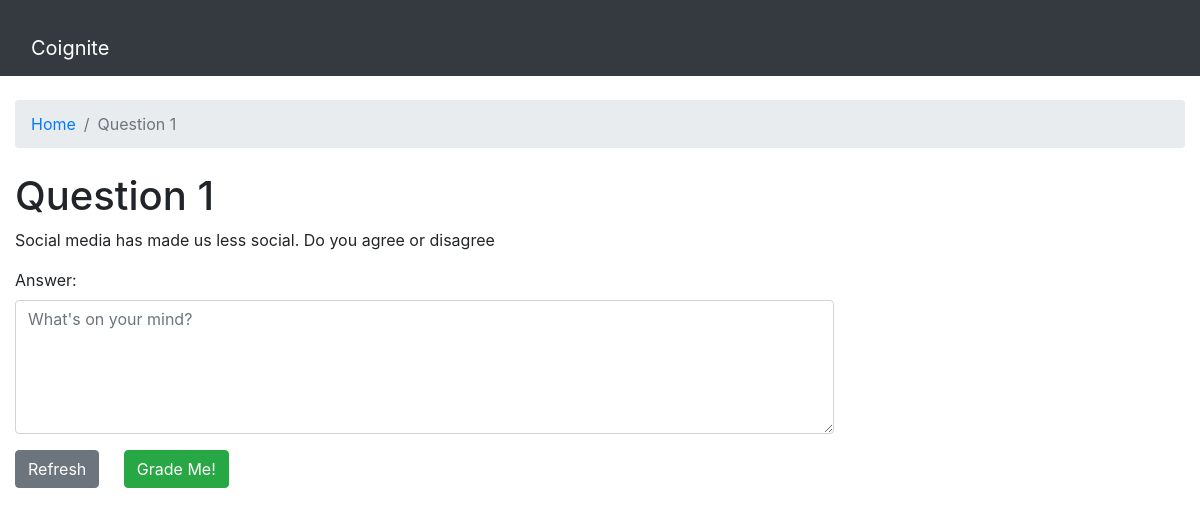
/1/, run on the app's committed database.
### grader/models.py (models this page shows, shortened)
class Question(models.Model):
    question_title = models.TextField(max_length=100000)
    setn = models.IntegerField(unique=True)
    min_score = models.IntegerField()
    max_score = models.IntegerField()

### grader/views.py (the view)
# urls.py: path('<int:question_id>/', views.question, name='question'),
def question(request, question_id):
    question = get_object_or_404(Question, pk=question_id)
    if request.method == 'POST':
        form = AnswerForm(request.POST)
        if form.is_valid():
            content = form.cleaned_data.get('answer')
            content = content.strip()
            pdata = content.strip()
            paragraphs = content.split("\n\n")
            paragraphCount = len(paragraphs)
            words = content.split(" ")
            mySpecialList = [ '-', '+', '#', '@', '!', '(', ')', '?', '.', ',', ':', ';', '"', "'", '`', '“', " ",' ','']
            wordCount = 0
            for c in words:
                if c not in mySpecialList:
                    wordCount += 1
            spellData = content.strip()
            correct = 0
            mispelled = 0
            noPunc = spellData
            myPunctuation = punctuation.replace("'","")
            noPunc = noPunc.translate(str.maketrans("", "", myPunctuation))
            stopChar = ['”', '“']
            for word in noPunc:
                if word in stopChar:
                    noPunc = noPunc.replace(word,"")
            noPuncSplit = noPunc.split()
            d = enchant.Dict("en_US")
            for word in noPuncSplit:
                if d.check(word) == False:
                    print(word)
                    mispelled += 1
                else:
                    correct += 1
            print("mispelled", mispelled)
            keyList = "Social media, Facebook, Whatsapp, Youtube, Technology, Distance, Across, World, Places, friends, relatives, abroad Education, Masters, Birthdays, Landline, Letters, Travel, Telephones, Wishes, Updates, groups, Functions, games, Together, Parties, Talk , Physical communication, Occasions, festivals, Cousins, parents, Siblings, Parks, Play, Physical activity"
            keyListLower = keyList.lower()
            keywords = keyListLower.split(", ")
            myPunctuation = punctuation.replace("'", "")
            noPunc = noPunc.translate(str.maketrans("", "", myPunctuation))
            nkey = len(keywords)
            print(nkey)
            lowercaseData = noPunc.lower()
            lowercaseDataSplit = lowercaseData.split(" ")
            for i in range(0, len(lowercaseDataSplit)):
                lowercaseDataSplit[i] = "".join(lowercaseDataSplit[i])
                duplicate = Counter(lowercaseDataSplit)
                new = " ".join(duplicate.keys())
            keywordCount = 0
            print("\nThese are the matching words in the student's essay:")
            for keyword in keywords:
                if keyword in new.split(" "):
                    print(keyword)
                    keywordCount += 1
            print("\n")
            print("Matching keywords in student's essay = ",keywordCount, "/", nkey)
            taggedSentence = nltk.tag.pos_tag(noPuncSplit)
            print(taggedSentence)
            tool = language_tool_python.LanguageTool('en-US')
            matches = tool.check(content)
            grammarMistakeCount = len(matches)
            print(grammarMistakeCount)
            wordPoints = 40
            if wordCount < 100:
                wordPoints -= (1)*wordPoints
            elif wordCount>100 and wordCount < 150:
                wordPoints -= (1/2)*wordPoints
            elif wordCount >= 150 and wordCount < 191:
                wordPoints -= (1/4)*wordPoints
            elif wordCount >= 191 and wordCount < 200:
                wordPoints -= (1/8)*wordPoints
            else:
                wordPoints -= 0 * wordPoints
            print("Points for words = ", wordPoints)
            spellPoints = 15
            if mispelled >=10:
                spellPoints -= 1*spellPoints
            elif mispelled >=7 and mispelled <=9:
                spellPoints -= (2/3)*spellPoints
            elif mispelled >=4 and mispelled <=6:
                spellPoints -= (1/3)*spellPoints
            else:
                spellPoints -= 0*spellPoints
            print("Points for Spelling Mistakes = ", spellPoints)
            grammarPoints = 20
            if grammarMistakeCount >= 10:
                grammarPoints -= (100/100)*grammarPoints
            elif grammarMistakeCount >= 7 and grammarMistakeCount <=9:
                grammarPoints -= 0.75*grammarPoints
            elif grammarMistakeCount >=4 and grammarMistakeCount <=6:
                grammarPoints -= 0.50*grammarPoints
            elif grammarMistakeCount >=2 and grammarMistakeCount <=3:
                grammarPoints -= 0.25*grammarPoints
            else:
                grammarPoints -= 0*grammarPoints
            print("Points for Grammar Mistakes = ", grammarPoints)
            keywordPoints = 20
            if keywordCount >= (50/100)*nkey:
                keywordPoints -= 0*keywordPoints
            elif keywordCount >= (40/100)*nkey and keywordCount < (50/100)*nkey:
                keywordPoints -= (5/100)*keywordPoints
            elif keywordCount >= (30/100)*nkey and keywordCount < (40/100)*nkey:
                keywordPoints -= (10/100)*keywordPoints
            elif keywordCount >= (20/100)*nkey and keywordCount < (30/100)*nkey:
                keywordPoints -= (15/100)*keywordPoints
            else:
                keywordPoints -= (100/100)*keywordPoints
            print("Points for keyword match = ", keywordPoints)
            paraPoints = 5
            if paragraphCount == 1:
                paraPoints -= (4/5)*paraPoints
            elif paragraphCount == 2:
                paraPoints -= (2/5)*paraPoints
            elif paragraphCount >= 3 and paragraphCount <= 5:
                paraPoints -= (0)*paraPoints
            print("Points for paragraphs = ", paraPoints)
            preds = wordPoints + keywordPoints + paraPoints + grammarPoints + spellPoints
            print(preds)
            K.clear_session()
            essay = Essay.objects.create(
                content=content,
                question=question,
                score=preds
            )
        return redirect('essay', question_id=question.setn, essay_id=essay.id)
    else:
        form = AnswerForm()
    context = {
        "question": question,
        "form": form,
    }
    return render(request, 'grader/question.html', context)

### grader/forms.py
class AnswerForm(forms.ModelForm):
    answer = forms.CharField(max_length=100000, widget=forms.Textarea(attrs={'rows': 5, 'placeholder': "What's on your mind?"}))
    class Meta:
        model = Essay
        fields = ['answer']

### grader/templates/grader/question.html (shortened to what this page needs)
{% extends 'base.html' %}
{% load widget_tweaks %}
{% block breadcrumb %}
  <li class="breadcrumb-item active"><a href="{% url 'index' %}">Home</a></li>
  <li class="breadcrumb-item active">Question {{ question.setn }}</li>
{% endblock %}
{% block content %}
{% if question %}
    <h1>Question {{ question.setn }}</h1>
    <p class="text-justify">{{ question.question_title }}</p>
    <form method="post" novalidate>
        {% include 'includes/form.html' %}
        <button class="btn btn-secondary" type="reset" value="Refresh Page" onClick="window.location.reload()">Refresh
    </button>
	<button type="submit" class="btn btn-success">Grade Me!</button>
      </form>
<head>
  <link rel="stylesheet" href="https://maxcdn.bootstrapcdn.com/bootstrap/4.0.0/css/bootstrap.min.css"
>
  <link rel="stylesheet" href="custom.css">
</head>
</div>
</body>
{% else %}
    <h1>Error</h1>
{% endif %}
{% endblock %}

### grader/templates/grader/custom.css (style rules this page uses)
textarea.form-control { width: 70%; height: 50%; }
.btn { margin-right: 20px; border-radius: .25rem; }
button, button:active, button:focus, button:hover, .btn, .btn:active, .btn:focus, .btn:hover { box-shadow: none !important; outline: none !important; }

### data on the page
Question: setn "1", question_title "Social media has made us less social. Do you agree or disagree"

### other printed values
{{ field.label_tag }} "Answer:"
